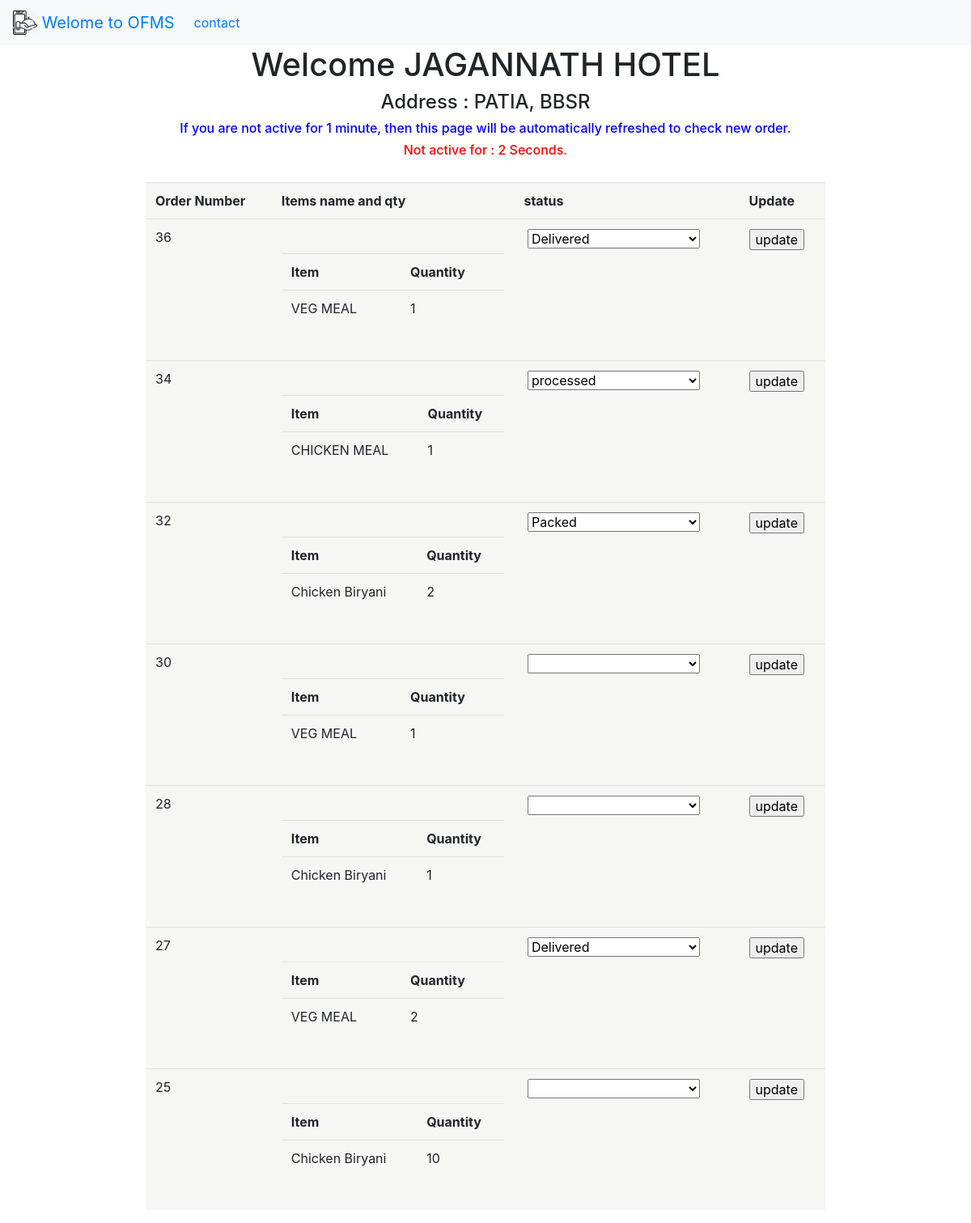
Screenshot of /hotels/2/orders/ with the database file from the repository.
### service/models.py (models this page shows, shortened)
class Hotel ( models . Model ) :
	hotel_name = models . CharField ( max_length = 30 , unique=True, null = True , default = None )
	hotel_address = models . CharField ( max_length = 100, null = True , default = None  )
	hotel_phone_number = models . CharField ( max_length = 20 )
	hotel_reting = models . IntegerField ( null = True , default = 0)
	hoel_image = models . CharField ( max_length = 1000 , null = True , default = None )

class  Order ( models . Model ) :
	username = models . CharField ( max_length = 50 )
	hotel_id = models . CharField ( max_length = 20 )
	item_ids = models . CharField ( max_length = 500 )
	order_date = models . DateField ( default = datetime . now  )
	hotel_status = models . CharField ( max_length = 30 ,default='Please Wait for Hotel conformation !', choices = [ [i,i] for i in  ['cancel', 'accept', 'processing', 'cooking', 'packed', 'delivered', 'orderonhandofdelvboy', 'On the Way', 'iod', 'Delivered']])
	order_address = models . CharField ( max_length = 500 , default = 'None', null = True )
	user_hotel_reting = models . IntegerField ( null = True )
	user_delivery_boy_reting = models . IntegerField ( null = True )
	user_review = models . CharField ( max_length = 100 , null = True )
	def __str__ ( self ) :
		return '{} {} {}'.format ( self . id , self . hotel_id , self.username , self . hotel_status )

class Item ( models . Model ) :
	hotel = models . ForeignKey( Hotel , on_delete=models.CASCADE, null = True , default = None )
	item_name = models . CharField ( max_length = 30  )
	item_price = models . IntegerField ( null = True , default = 0)
	item_discount = models . IntegerField ( null = True , default = 0)
	item_image = models . CharField ( max_length = 1000 , null = True , default = None )

### Hotel/views.py (the view)
def getorderslist ( request , id ) :
	hotel = Hotel . objects . get ( id = id )
	objs = Order . objects . filter ( hotel_id = id ) [ : : -1 ]
	objs = [ x for x in objs ]
	print ( objs )
	for x in objs :
		y = eval ( x . item_ids )
		itn = y [ 0 ]
		itq = y [ 1 ]
		temp = zip ( itn , itq )
		xlist =  ( [ [ Item . objects . get ( id = x ) . item_name   , y] for x , y in temp if y != '' ] )
		x = x . __dict__
		x . update ( { 'xlist' : xlist })
	return render ( request , 'hotelorders.html', { 'data' : objs, 'hotel' : hotel })

### Hotel/templates/hotelorders.html (shortened to what this page needs)
{% extends 'base.html'%}
{% block myblock %}
	<h1 align="center">Welcome {{ hotel.hotel_name }}</h1>
	<h4 align="center"> Address : {{ hotel.hotel_address }}</h4>
	<h6 align="center" style="color: blue">If you are not active for 1 minute, then this page will be automatically refreshed to check new order.</h6>
	<h6 align="center" id = 'x'><font color="red">Not active for : <font id = 'activetime'> 0  </font> Seconds.</font></h6>
<table class="table" style="width: 70%; padding-top: -20%;" align="center">
	<tr>
		<th> Order Number </th>
		<th> Items name and qty </th>
		<th> status </th>
		<th> Update </th>
	</tr>
{% for rec in data %}
	<tr>
		<td> {{ rec.id }} </td>
		<td>
			<table width="100%">
				<th>Item </th> <th> Quantity </th>
		{% for x in rec.xlist %}
			<tr><td> {{x.0}} </td><td> {{x.1}} </td></tr>
		{% endfor %} </td>
			</table>
	<form action="http://localhost:8000/hotels/{{rec.hotel_id}}/orders/{{rec.id}}/update/" method="get">
		<td>	<label for="{{rec.id}}">   </label>
			<select name = 'selected' id="{{ rec.id }}" class="mdb-select md-form colorful-select dropdown-primary"  >
			  <option value=""></option>
			  <option value="cancel" style="color: red" {% if rec.hotel_status == 'cancel' %} selected="selected"{% endif %}>Cancel</option>
			  <option value="processed" {% if rec.hotel_status == 'processed' %} selected="selected"{% endif %}>processed</option>
			  <option value="packed" {% if rec.hotel_status == 'packed' %} selected="selected"{% endif %}>Packed</option>
			  <option disabled value="Delivered" {% if rec.hotel_status == 'Delivered' %} selected="selected"{% endif %}>Delivered</option>
			</select>
			</td>
	<td>			<input type="submit" value = 'update'></input> </td>
	</form>
	</tr>
{% endfor %}
{% endblock %}

### Home/templates/base.html (shortened to what this page needs)
{% load static %}
<head>
</head>
<link rel="stylesheet" href="{% static 'bootstrap.min.css'%}"
>
<nav class="navbar navbar-expand-lg navbar-blue bg-light " style="background-color: #e3f2fd ">
  <a class="navbar-brand" href="http://localhost:8000/">
    <img src="{% static 'logo.png'%}" width="30" height="30" class="d-inline-block align-top" alt="">
    Welome to OFMS
  </a>
  <div class="collapse navbar-collapse" id="navbarNavDropdown">
    <ul class="navbar-nav">
      <li class="nav-item">
        <a class="nav-link" href="http://localhost:8000/contact/">contact</a>
      </li>
    </ul>
  </div>
</nav>
{% block myblock %}{% endblock %}

### Hotel/templates/hotelorders.html (style rules this page uses)
table { background-color: #f6f6f4; margin: 30px auto; border-collapse: separate; border-spacing: 0; }

### rows the page displays
Hotel: hotel_name "JAGANNATH HOTEL", hotel_address "PATIA, BBSR"
Order: id "36", x "1", selected "Delivered"
Item: item_name "VEG MEAL" "VEG MEAL" "VEG MEAL"
Order: id "34", x "1", selected "processed"
Item: item_name "CHICKEN MEAL"
Order: id "32", x "2", selected "Packed"
Item: item_name "Chicken Biryani" "Chicken Biryani" "Chicken Biryani"
Order: id "30", x "1"
Order: id "28", x "1"
Order: id "27", x "2", selected "Delivered"
Order: id "25", x "10"
